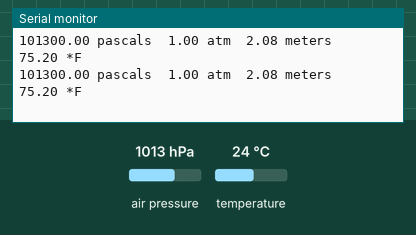
A sketch run on a simulated Arduino Uno, built with avr-gcc and run on an emulated ATmega328P. Shown: the last lines printed to the serial monitor. Inputs (shaded band) come from the test bench; at power-on: air pressure 1013 hPa, temperature 24 °C.

Above: at 1.2 s.
1.3 s: air pressure set to 952 hPa
At 1.71 s:
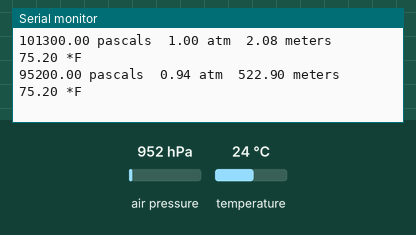
2.8 s: temperature set to 12 °C
At 2.99 s:
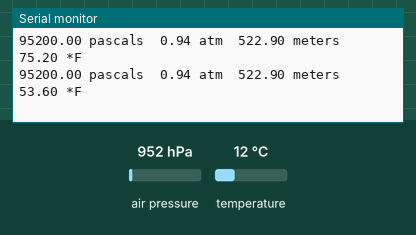
4.3 s: air pressure set to 975 hPa
At 4.52 s:
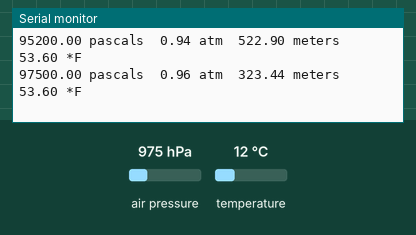
Timing chart, 0 to 7.3 s (numbered marks = the images above; inputs shaded):
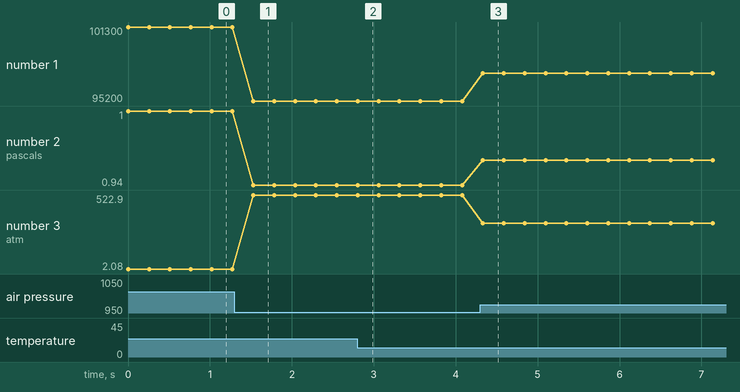

Measured:
- after the input at 1.3 s, the serial monitor: prints a new line after 0.23 s (image 1)
- after the input at 2.8 s, the serial monitor: prints a new line at once (image 2)
- after the input at 4.3 s, the serial monitor: prints a new line at once (image 3)
- plotted number 1: 101300 → 95200 after the input at 1.3 s, 95200 → 97500 after the input at 4.3 s
- plotted number 2: 1 → 0.94 after the input at 1.3 s, 0.94 → 0.96 after the input at 4.3 s
- plotted number 3: 2.08 → 522.9 after the input at 1.3 s, 522.9 → 323.44 after the input at 4.3 s

The sketch:

testingTempFATM.ino
```cpp
#include <Wire.h>
#include <Adafruit_MPL3115A2.h>

// Power by connecting Vin to 3-5V, GND to GND
// Uses I2C - connect SCL to the SCL pin, SDA to SDA pin
// See the Wire tutorial for pinouts for each Arduino
// http://arduino.cc/en/reference/wire
Adafruit_MPL3115A2 baro = Adafruit_MPL3115A2();

void setup() {
  Serial.begin(9600);
}

void loop() {
  if (! baro.begin()) {
    Serial.println("Couldnt find sensor");
    return;
  }

  float pascals = baro.getPressure();
  // Our weather page presents pressure in Inches (Hg)
  // Use http://www.onlineconversion.com/pressure.htm for other units
  Serial.print(pascals); Serial.print(" pascals\t");

  Serial.print(pascals/101325); Serial.print(" atm\t");

  float altm = baro.getAltitude();
  Serial.print(altm); Serial.print(" meters\t");

  float tempC = baro.getTemperature();
  Serial.print( ( (tempC * 9) / 5) + 32 ); Serial.println(" *F");

  delay(250);
}


/*

looks like test results are good.

The sensor says that the temp readout is 72.72
degrees F and I have a thermometer in my bedroom
where I'm testing this sensor and it also reads 72
degrees. While I can't confirm the altitude yet
without running alongside the GPS, but a quick
conversion from pascals to atm almost hits 1.0,
which means it's almost right on.


97494.00 pascals  0.96 atm  324.06 meters 72.72 *F
97491.75 pascals  0.96 atm  323.94 meters 72.72 *F
97496.00 pascals  0.96 atm  323.81 meters 72.72 *F
97494.50 pascals  0.96 atm  323.81 meters 72.84 *F
97493.50 pascals  0.96 atm  324.00 meters 72.72 *F
97495.25 pascals  0.96 atm  324.00 meters 72.72 *F
97494.75 pascals  0.96 atm  324.13 meters 72.72 *F
97494.25 pascals  0.96 atm  324.19 meters 72.72 *F
97495.75 pascals  0.96 atm  324.00 meters 72.84 *F
97492.75 pascals  0.96 atm  323.81 meters 72.84 *F
97492.75 pascals  0.96 atm  324.06 meters 72.84 *F
97492.75 pascals  0.96 atm  323.94 meters 72.84 *F
97496.25 pascals  0.96 atm  324.00 meters 72.84 *F


*/
```
